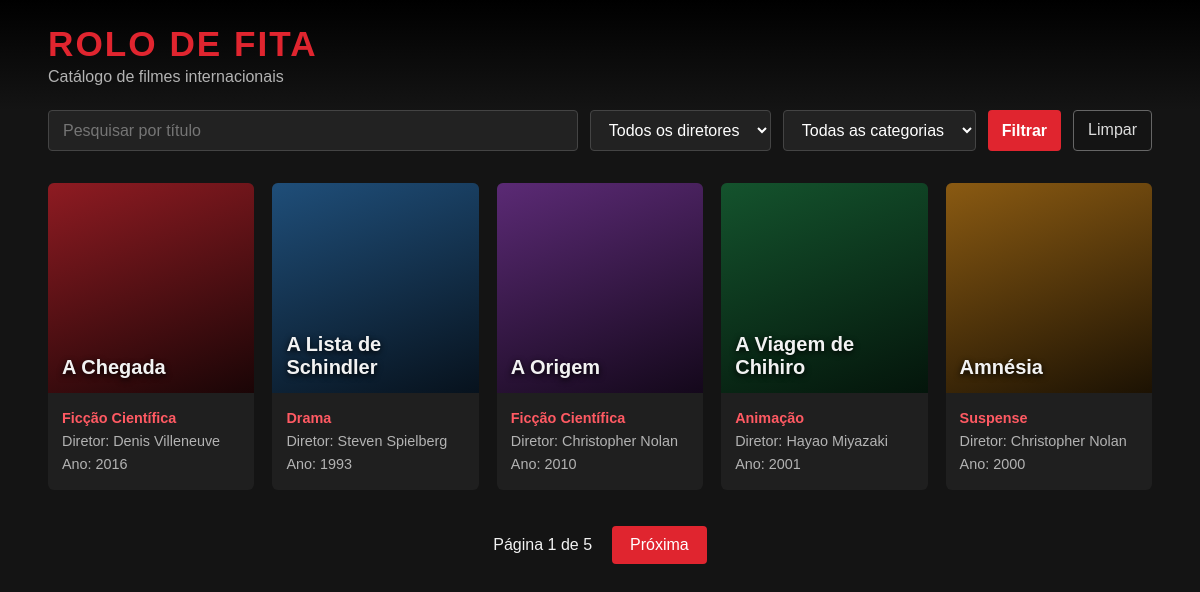
The page / on the database its author committed.
### catalogo/models.py (models this page shows, shortened)
class Filme(models.Model):
    titulo = models.CharField(max_length=200)
    ano = models.PositiveIntegerField()
    sinopse = models.TextField(blank=True)
    diretor = models.ForeignKey(Diretor, on_delete=models.CASCADE, related_name="filmes")
    categoria = models.ForeignKey(Categoria, on_delete=models.CASCADE, related_name="filmes")
    class Meta:
        ordering = ["titulo"]

class Categoria(models.Model):
    nome = models.CharField(max_length=50)
    class Meta:
        ordering = ["nome"]

class Diretor(models.Model):
    nome = models.CharField(max_length=100)
    class Meta:
        verbose_name_plural = "Diretores"
        ordering = ["nome"]

### catalogo/views.py (the view)
# urls.py: path("", views.filmes_lista_view, name="filmes_list"),
def filmes_lista_view(request):
    busca = request.GET.get("busca", "").strip()
    diretor = request.GET.get("diretor", "")
    categoria = request.GET.get("categoria", "")
    filmes = models.Filme.objects.all()
    if request.method == "GET":
        if busca:
            filmes = filmes.filter(titulo__icontains=busca)
        if diretor:
            filmes = filmes.filter(diretor__id=diretor)
        if categoria:
            filmes = filmes.filter(categoria__id=categoria)
    filmes = filmes.order_by("titulo", "id")
    paginator = Paginator(filmes, 5)
    numero_pagina = request.GET.get("page")
    page_obj = paginator.get_page(numero_pagina)
    return render(request, "filme/lista.html", {
        "page_obj": page_obj,
        "diretores": models.Diretor.objects.all(),
        "categorias": models.Categoria.objects.all(),
        "busca": busca,
        "diretor_selecionado": diretor,
        "categoria_selecionada": categoria,
    })

### catalogo/templates/filme/lista.html (shortened to what this page needs)
<!DOCTYPE html>
<html lang="pt-br">
<head>
    {% load static %}
    <link rel="stylesheet" href="{% static 'css/catalogo.css' %}">
</head>
<body>
    <header>
        <h1>Rolo de Fita</h1>
        <p>Catálogo de filmes internacionais</p>
    </header>
    <main>
        <form method="get" class="filtros">
            <input type="text" name="busca" placeholder="Pesquisar por título" value="{{ busca }}">
            <select name="diretor">
                <option value="">Todos os diretores</option>
            </select>
            <select name="categoria">
                <option value="">Todas as categorias</option>
            </select>
            <button type="submit">Filtrar</button>
            <a href="{% url 'catalogo:filmes_list' %}">Limpar</a>
        </form>
        <section class="grade">
        {% for filme in page_obj %}
            <article class="cartao">
                <div class="capa">
                    <h2>{{ filme.titulo }}</h2>
                </div>
                <div class="info">
                    <p class="categoria">{{ filme.categoria.nome }}</p>
                    <p>Diretor: {{ filme.diretor.nome }}</p>
                    <p>Ano: {{ filme.ano }}</p>
                </div>
            </article>
        {% empty %}
            <p class="vazio">Nenhum filme encontrado.</p>
        {% endfor %}
        </section>
        <nav>
            <span>Página {{ page_obj.number }} de {{ page_obj.paginator.num_pages }}</span>
            {% if page_obj.has_next %}
                <a href="?page={{ page_obj.next_page_number }}">Próxima</a>
            {% endif %}
        </nav>
    </main>
</body>
</html>

### catalogo/static/css/catalogo.css (style rules this page uses)
* { box-sizing: border-box; margin: 0; padding: 0; }
body { background: #141414; color: #f2f2f2; font-family: Arial, Helvetica, sans-serif; min-height: 100vh; }
header { padding: 24px 4%; background: linear-gradient(#000, #141414); }
header h1 { color: #e0252f; font-size: 2.2rem; text-transform: uppercase; letter-spacing: 2px; }
header p { color: #b3b3b3; margin-top: 4px; }
main { padding: 0 4% 40px; }
.filtros { display: flex; flex-wrap: wrap; gap: 12px; margin-bottom: 32px; }
.filtros input, .filtros select, .filtros button, .filtros a { border-radius: 4px; font-size: 1rem; padding: 10px 14px; }
.filtros input, .filtros select { background: #222; border: 1px solid #444; color: #fff; }
.filtros input { flex: 1; min-width: 220px; }
.filtros button { background: #e0252f; border: none; color: #fff; cursor: pointer; font-weight: bold; }
.filtros a { border: 1px solid #666; color: #ddd; text-decoration: none; }
.grade { display: grid; grid-template-columns: repeat(5, 1fr); gap: 18px; }
.cartao { background: #1f1f1f; border-radius: 6px; overflow: hidden; transition: transform 0.2s, box-shadow 0.2s; }
.capa { display: flex; align-items: flex-end; height: 210px; padding: 14px; background: linear-gradient(160deg, #8e1b22, #1a0506); }
.cartao:nth-child(2) .capa { background: linear-gradient(160deg, #1f4e79, #07121d); }
.cartao:nth-child(3) .capa { background: linear-gradient(160deg, #5b2a75, #14081b); }
.cartao:nth-child(4) .capa { background: linear-gradient(160deg, #14532d, #04150b); }
.cartao:nth-child(5) .capa { background: linear-gradient(160deg, #8a5a12, #1c1203); }
.capa h2 { font-size: 1.25rem; text-shadow: 0 2px 6px #000; }
.info { padding: 14px; color: #b3b3b3; font-size: 0.9rem; line-height: 1.6; }
.categoria { color: #ff5a63; font-weight: bold; }
nav { display: flex; justify-content: center; align-items: center; gap: 20px; margin-top: 36px; }
nav a { background: #e0252f; border-radius: 4px; color: #fff; padding: 10px 18px; text-decoration: none; }

### rows shown on the page
Filme: titulo "A Chegada", categoria.nome "Ficção Científica", diretor.nome "Denis Villeneuve", ano "2016"
Filme: titulo "A Lista de Schindler", categoria.nome "Drama", diretor.nome "Steven Spielberg", ano "1993"
Filme: titulo "A Origem", categoria.nome "Ficção Científica", diretor.nome "Christopher Nolan", ano "2010"
Filme: titulo "A Viagem de Chihiro", categoria.nome "Animação", diretor.nome "Hayao Miyazaki", ano "2001"
Filme: titulo "Amnésia", categoria.nome "Suspense", diretor.nome "Christopher Nolan", ano "2000"

### other values the page prints
{{ page_obj.number }} "1"
{{ page_obj.paginator.num_pages }} "5"
